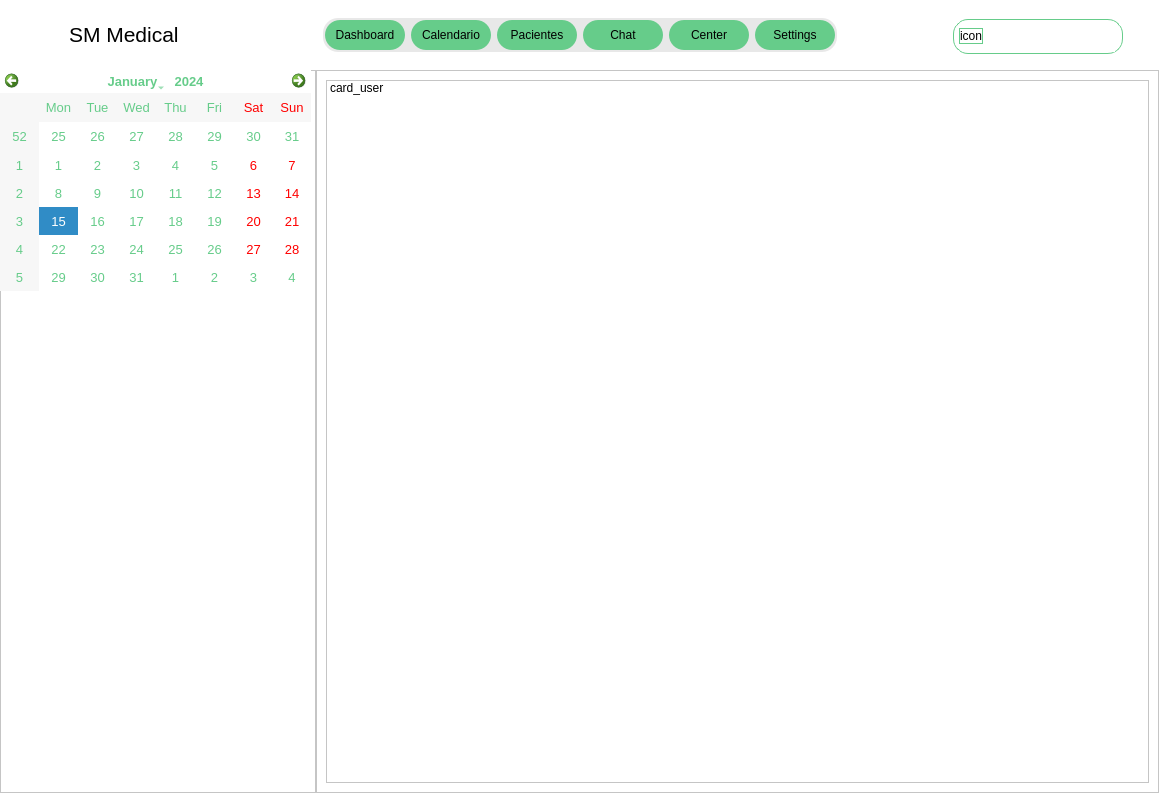
<?xml version="1.0" encoding="UTF-8"?>
<ui version="4.0">
 <class>MainWindow</class>
 <widget class="QMainWindow" name="MainWindow">
  <property name="geometry">
   <rect>
    <x>0</x>
    <y>0</y>
    <width>1159</width>
    <height>793</height>
   </rect>
  </property>
  <property name="windowTitle">
   <string>MainWindow</string>
  </property>
  <widget class="QWidget" name="centralwidget">
   <layout class="QVBoxLayout" name="verticalLayout">
    <property name="spacing">
     <number>0</number>
    </property>
    <property name="leftMargin">
     <number>0</number>
    </property>
    <property name="topMargin">
     <number>0</number>
    </property>
    <property name="rightMargin">
     <number>0</number>
    </property>
    <property name="bottomMargin">
     <number>0</number>
    </property>
    <item>
     <widget class="QWidget" name="header" native="true">
      <property name="minimumSize">
       <size>
        <width>0</width>
        <height>70</height>
       </size>
      </property>
      <property name="styleSheet">
       <string notr="true">background-color: rgb(255, 255, 255);</string>
      </property>
      <layout class="QHBoxLayout" name="horizontalLayout_2">
       <item>
        <widget class="QWidget" name="widget" native="true">
         <widget class="QLabel" name="label">
          <property name="geometry">
           <rect>
            <x>60</x>
            <y>10</y>
            <width>122</width>
            <height>30</height>
           </rect>
          </property>
          <property name="minimumSize">
           <size>
            <width>122</width>
            <height>29</height>
           </size>
          </property>
          <property name="font">
           <font>
            <pointsize>16</pointsize>
           </font>
          </property>
          <property name="text">
           <string>SM Medical</string>
          </property>
         </widget>
        </widget>
       </item>
       <item>
        <widget class="QWidget" name="menu" native="true">
         <property name="minimumSize">
          <size>
           <width>0</width>
           <height>34</height>
          </size>
         </property>
         <property name="maximumSize">
          <size>
           <width>16777215</width>
           <height>34</height>
          </size>
         </property>
         <property name="styleSheet">
          <string notr="true">background-color: rgb(232, 232, 232);
border-radius:15%;</string>
         </property>
         <layout class="QHBoxLayout" name="horizontalLayout">
          <property name="spacing">
           <number>6</number>
          </property>
          <property name="leftMargin">
           <number>2</number>
          </property>
          <property name="topMargin">
           <number>2</number>
          </property>
          <property name="rightMargin">
           <number>2</number>
          </property>
          <property name="bottomMargin">
           <number>2</number>
          </property>
          <item>
           <widget class="QPushButton" name="btn_to_dashboard">
            <property name="minimumSize">
             <size>
              <width>80</width>
              <height>30</height>
             </size>
            </property>
            <property name="maximumSize">
             <size>
              <width>80</width>
              <height>30</height>
             </size>
            </property>
            <property name="styleSheet">
             <string notr="true">background-color: rgb(102, 204, 138);</string>
            </property>
            <property name="text">
             <string>Dashboard</string>
            </property>
           </widget>
          </item>
          <item>
           <widget class="QPushButton" name="btn_to_calendar">
            <property name="minimumSize">
             <size>
              <width>80</width>
              <height>30</height>
             </size>
            </property>
            <property name="maximumSize">
             <size>
              <width>80</width>
              <height>30</height>
             </size>
            </property>
            <property name="styleSheet">
             <string notr="true">background-color: rgb(102, 204, 138);</string>
            </property>
            <property name="text">
             <string>Calendario</string>
            </property>
           </widget>
          </item>
          <item>
           <widget class="QPushButton" name="btn_to_patient">
            <property name="minimumSize">
             <size>
              <width>80</width>
              <height>30</height>
             </size>
            </property>
            <property name="maximumSize">
             <size>
              <width>80</width>
              <height>30</height>
             </size>
            </property>
            <property name="styleSheet">
             <string notr="true">background-color: rgb(102, 204, 138);</string>
            </property>
            <property name="text">
             <string>Pacientes</string>
            </property>
           </widget>
          </item>
          <item>
           <widget class="QPushButton" name="btn_to_chat">
            <property name="minimumSize">
             <size>
              <width>80</width>
              <height>30</height>
             </size>
            </property>
            <property name="maximumSize">
             <size>
              <width>80</width>
              <height>30</height>
             </size>
            </property>
            <property name="styleSheet">
             <string notr="true">background-color: rgb(102, 204, 138);</string>
            </property>
            <property name="text">
             <string>Chat</string>
            </property>
           </widget>
          </item>
          <item>
           <widget class="QPushButton" name="btn_to_center">
            <property name="minimumSize">
             <size>
              <width>80</width>
              <height>30</height>
             </size>
            </property>
            <property name="maximumSize">
             <size>
              <width>80</width>
              <height>30</height>
             </size>
            </property>
            <property name="styleSheet">
             <string notr="true">background-color: rgb(102, 204, 138);</string>
            </property>
            <property name="text">
             <string>Center</string>
            </property>
           </widget>
          </item>
          <item>
           <widget class="QPushButton" name="btn_to_settings">
            <property name="minimumSize">
             <size>
              <width>80</width>
              <height>30</height>
             </size>
            </property>
            <property name="maximumSize">
             <size>
              <width>80</width>
              <height>30</height>
             </size>
            </property>
            <property name="styleSheet">
             <string notr="true">background-color: rgb(102, 204, 138);</string>
            </property>
            <property name="text">
             <string>Settings</string>
            </property>
           </widget>
          </item>
         </layout>
        </widget>
       </item>
       <item>
        <widget class="QWidget" name="widget_2" native="true">
         <widget class="QWidget" name="search" native="true">
          <property name="geometry">
           <rect>
            <x>110</x>
            <y>10</y>
            <width>170</width>
            <height>35</height>
           </rect>
          </property>
          <property name="minimumSize">
           <size>
            <width>170</width>
            <height>35</height>
           </size>
          </property>
          <property name="maximumSize">
           <size>
            <width>170</width>
            <height>35</height>
           </size>
          </property>
          <property name="styleSheet">
           <string notr="true">
border: 1px solid rgb(102, 204, 138);
border-radius: 15%;</string>
          </property>
          <layout class="QHBoxLayout" name="horizontalLayout_3">
           <property name="spacing">
            <number>1</number>
           </property>
           <property name="leftMargin">
            <number>6</number>
           </property>
           <property name="topMargin">
            <number>3</number>
           </property>
           <property name="rightMargin">
            <number>8</number>
           </property>
           <property name="bottomMargin">
            <number>4</number>
           </property>
           <item>
            <widget class="QPushButton" name="pushButton">
             <property name="styleSheet">
              <string notr="true"/>
             </property>
             <property name="text">
              <string>icon</string>
             </property>
            </widget>
           </item>
           <item>
            <widget class="QLineEdit" name="lineEdit">
             <property name="minimumSize">
              <size>
               <width>0</width>
               <height>30</height>
              </size>
             </property>
             <property name="maximumSize">
              <size>
               <width>16777215</width>
               <height>30</height>
              </size>
             </property>
             <property name="font">
              <font>
               <pointsize>12</pointsize>
              </font>
             </property>
             <property name="styleSheet">
              <string notr="true">border-radius:0px;
border-color: rgb(255, 255, 255);</string>
             </property>
            </widget>
           </item>
          </layout>
         </widget>
        </widget>
       </item>
      </layout>
     </widget>
    </item>
    <item>
     <widget class="QStackedWidget" name="views">
      <property name="styleSheet">
       <string notr="true">background-color: rgb(255, 255, 255);</string>
      </property>
      <widget class="QWidget" name="calendar_view">
       <property name="styleSheet">
        <string notr="true">background-color: rgb(255, 255, 255);</string>
       </property>
       <layout class="QHBoxLayout" name="horizontalLayout_4">
        <property name="spacing">
         <number>0</number>
        </property>
        <property name="leftMargin">
         <number>0</number>
        </property>
        <property name="topMargin">
         <number>0</number>
        </property>
        <property name="rightMargin">
         <number>0</number>
        </property>
        <property name="bottomMargin">
         <number>0</number>
        </property>
        <item>
         <widget class="QFrame" name="calentad_container">
          <property name="minimumSize">
           <size>
            <width>316</width>
            <height>269</height>
           </size>
          </property>
          <property name="maximumSize">
           <size>
            <width>317</width>
            <height>16777215</height>
           </size>
          </property>
          <property name="frameShape">
           <enum>QFrame::StyledPanel</enum>
          </property>
          <property name="frameShadow">
           <enum>QFrame::Raised</enum>
          </property>
          <widget class="QCalendarWidget" name="calendarWidget">
           <property name="geometry">
            <rect>
             <x>0</x>
             <y>0</y>
             <width>311</width>
             <height>221</height>
            </rect>
           </property>
           <property name="font">
            <font>
             <pointsize>10</pointsize>
            </font>
           </property>
           <property name="styleSheet">
            <string notr="true">
color: rgb(102, 204, 138);</string>
           </property>
          </widget>
         </widget>
        </item>
        <item>
         <widget class="QFrame" name="frame">
          <property name="frameShape">
           <enum>QFrame::StyledPanel</enum>
          </property>
          <property name="frameShadow">
           <enum>QFrame::Raised</enum>
          </property>
          <layout class="QVBoxLayout" name="verticalLayout_2">
           <item>
            <widget class="QListWidget" name="listWidget">
             <item>
              <property name="text">
               <string>card_user</string>
              </property>
             </item>
            </widget>
           </item>
          </layout>
         </widget>
        </item>
       </layout>
      </widget>
      <widget class="QWidget" name="find_patient_view">
       <layout class="QVBoxLayout" name="verticalLayout_3">
        <property name="spacing">
         <number>0</number>
        </property>
        <property name="leftMargin">
         <number>0</number>
        </property>
        <property name="topMargin">
         <number>0</number>
        </property>
        <property name="rightMargin">
         <number>0</number>
        </property>
        <property name="bottomMargin">
         <number>0</number>
        </property>
        <item>
         <widget class="QWidget" name="widget_3" native="true">
          <layout class="QVBoxLayout" name="verticalLayout_4">
           <item>
            <widget class="QWidget" name="find_patient_widget" native="true">
             <property name="minimumSize">
              <size>
               <width>0</width>
               <height>50</height>
              </size>
             </property>
             <layout class="QHBoxLayout" name="horizontalLayout_5">
              <item>
               <spacer name="horizontalSpacer">
                <property name="orientation">
                 <enum>Qt::Horizontal</enum>
                </property>
                <property name="sizeHint" stdset="0">
                 <size>
                  <width>367</width>
                  <height>20</height>
                 </size>
                </property>
               </spacer>
              </item>
              <item>
               <widget class="QWidget" name="widget_4" native="true">
                <property name="minimumSize">
                 <size>
                  <width>370</width>
                  <height>39</height>
                 </size>
                </property>
                <layout class="QHBoxLayout" name="horizontalLayout_6">
                 <item>
                  <widget class="QLineEdit" name="input_find_patient">
                   <property name="minimumSize">
                    <size>
                     <width>0</width>
                     <height>35</height>
                    </size>
                   </property>
                   <property name="maximumSize">
                    <size>
                     <width>16777215</width>
                     <height>35</height>
                    </size>
                   </property>
                   <property name="styleSheet">
                    <string notr="true">border:1px solid  rgb(102, 204, 138);
border-radius: 5px;</string>
                   </property>
                  </widget>
                 </item>
                 <item>
                  <widget class="QPushButton" name="pushButton_2">
                   <property name="minimumSize">
                    <size>
                     <width>54</width>
                     <height>35</height>
                    </size>
                   </property>
                   <property name="maximumSize">
                    <size>
                     <width>54</width>
                     <height>35</height>
                    </size>
                   </property>
                   <property name="styleSheet">
                    <string notr="true">background-color: rgb(102, 204, 138);
border-radius:5px;</string>
                   </property>
                   <property name="text">
                    <string>Search</string>
                   </property>
                  </widget>
                 </item>
                </layout>
               </widget>
              </item>
              <item>
               <spacer name="horizontalSpacer_2">
                <property name="orientation">
                 <enum>Qt::Horizontal</enum>
                </property>
                <property name="sizeHint" stdset="0">
                 <size>
                  <width>367</width>
                  <height>20</height>
                 </size>
                </property>
               </spacer>
              </item>
             </layout>
            </widget>
           </item>
           <item>
            <widget class="QListWidget" name="listWidget_2"/>
           </item>
          </layout>
         </widget>
        </item>
       </layout>
      </widget>
      <widget class="QWidget" name="page">
       <layout class="QHBoxLayout" name="horizontalLayout_7">
        <property name="spacing">
         <number>0</number>
        </property>
        <property name="leftMargin">
         <number>0</number>
        </property>
        <property name="topMargin">
         <number>0</number>
        </property>
        <property name="rightMargin">
         <number>0</number>
        </property>
        <property name="bottomMargin">
         <number>0</number>
        </property>
        <item>
         <widget class="QWidget" name="widget_5" native="true">
          <property name="maximumSize">
           <size>
            <width>300</width>
            <height>16777215</height>
           </size>
          </property>
          <layout class="QVBoxLayout" name="verticalLayout_5">
           <property name="topMargin">
            <number>21</number>
           </property>
           <item>
            <widget class="QWidget" name="widget_7" native="true">
             <property name="maximumSize">
              <size>
               <width>16777215</width>
               <height>40</height>
              </size>
             </property>
             <layout class="QHBoxLayout" name="horizontalLayout_8">
              <item>
               <spacer name="horizontalSpacer_4">
                <property name="orientation">
                 <enum>Qt::Horizontal</enum>
                </property>
                <property name="sizeHint" stdset="0">
                 <size>
                  <width>95</width>
                  <height>19</height>
                 </size>
                </property>
               </spacer>
              </item>
              <item>
               <widget class="QLabel" name="label_2">
                <property name="font">
                 <font>
                  <pointsize>14</pointsize>
                 </font>
                </property>
                <property name="styleSheet">
                 <string notr="true">color: rgb(102, 204, 138);</string>
                </property>
                <property name="text">
                 <string>History</string>
                </property>
               </widget>
              </item>
              <item>
               <spacer name="horizontalSpacer_3">
                <property name="orientation">
                 <enum>Qt::Horizontal</enum>
                </property>
                <property name="sizeHint" stdset="0">
                 <size>
                  <width>94</width>
                  <height>19</height>
                 </size>
                </property>
               </spacer>
              </item>
             </layout>
            </widget>
           </item>
           <item>
            <widget class="QWidget" name="widget_8" native="true">
             <layout class="QVBoxLayout" name="verticalLayout_6">
              <item>
               <widget class="QListView" name="list_consultation"/>
              </item>
             </layout>
            </widget>
           </item>
          </layout>
         </widget>
        </item>
        <item>
         <widget class="QWidget" name="widget_6" native="true">
          <layout class="QVBoxLayout" name="verticalLayout_7">
           <property name="spacing">
            <number>20</number>
           </property>
           <property name="topMargin">
            <number>17</number>
           </property>
           <item>
            <widget class="QWidget" name="widget_9" native="true">
             <property name="maximumSize">
              <size>
               <width>16777215</width>
               <height>60</height>
              </size>
             </property>
             <layout class="QHBoxLayout" name="horizontalLayout_9">
              <item>
               <widget class="QWidget" name="widget_14" native="true">
                <property name="minimumSize">
                 <size>
                  <width>398</width>
                  <height>0</height>
                 </size>
                </property>
                <layout class="QHBoxLayout" name="horizontalLayout_10">
                 <item>
                  <widget class="QPushButton" name="pushButton_4">
                   <property name="styleSheet">
                    <string notr="true">border: 0px;
color: rgb(102, 204, 138);</string>
                   </property>
                   <property name="text">
                    <string>Notas</string>
                   </property>
                  </widget>
                 </item>
                 <item>
                  <widget class="QPushButton" name="pushButton_5">
                   <property name="styleSheet">
                    <string notr="true">border: 0px;
color: rgb(102, 204, 138);</string>
                   </property>
                   <property name="text">
                    <string>Cita</string>
                   </property>
                  </widget>
                 </item>
                 <item>
                  <widget class="QPushButton" name="pushButton_6">
                   <property name="styleSheet">
                    <string notr="true">border: 0px;
color: rgb(102, 204, 138);</string>
                   </property>
                   <property name="text">
                    <string>Factura</string>
                   </property>
                  </widget>
                 </item>
                 <item>
                  <widget class="QPushButton" name="pushButton_7">
                   <property name="styleSheet">
                    <string notr="true">border: 0px;
color: rgb(102, 204, 138);</string>
                   </property>
                   <property name="text">
                    <string>Documentos</string>
                   </property>
                  </widget>
                 </item>
                </layout>
               </widget>
              </item>
              <item>
               <spacer name="horizontalSpacer_5">
                <property name="orientation">
                 <enum>Qt::Horizontal</enum>
                </property>
                <property name="sizeHint" stdset="0">
                 <size>
                  <width>309</width>
                  <height>20</height>
                 </size>
                </property>
               </spacer>
              </item>
              <item>
               <widget class="QPushButton" name="pushButton_3">
                <property name="minimumSize">
                 <size>
                  <width>101</width>
                  <height>35</height>
                 </size>
                </property>
                <property name="font">
                 <font>
                  <weight>50</weight>
                  <bold>false</bold>
                 </font>
                </property>
                <property name="styleSheet">
                 <string notr="true">background-color: rgb(102, 204, 138);
border-radius: 5px;</string>
                </property>
                <property name="text">
                 <string>Nueva Consulta</string>
                </property>
               </widget>
              </item>
             </layout>
            </widget>
           </item>
           <item>
            <widget class="QWidget" name="widget_10" native="true">
             <property name="minimumSize">
              <size>
               <width>0</width>
               <height>50</height>
              </size>
             </property>
            </widget>
           </item>
           <item>
            <widget class="QWidget" name="widget_11" native="true"/>
           </item>
           <item>
            <widget class="QWidget" name="widget_12" native="true"/>
           </item>
           <item>
            <widget class="QWidget" name="widget_13" native="true"/>
           </item>
          </layout>
         </widget>
        </item>
       </layout>
      </widget>
     </widget>
    </item>
   </layout>
  </widget>
 </widget>
 <resources/>
 <connections/>
</ui>
